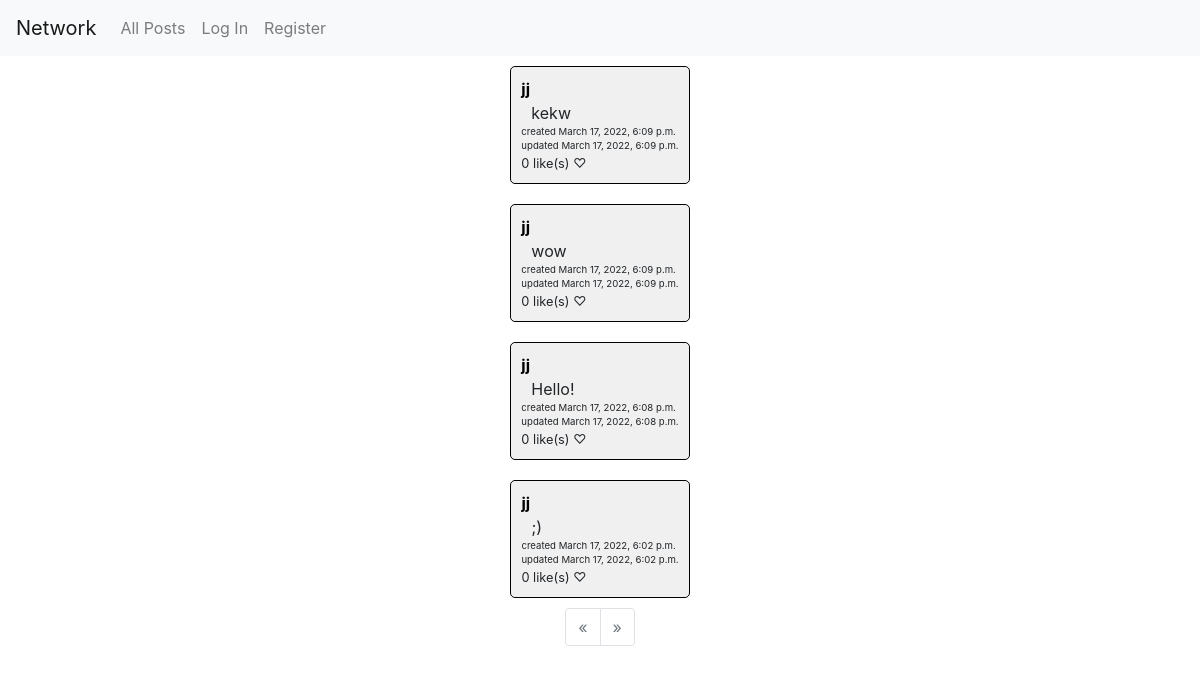
Page /?page=2 on the earlier database version.
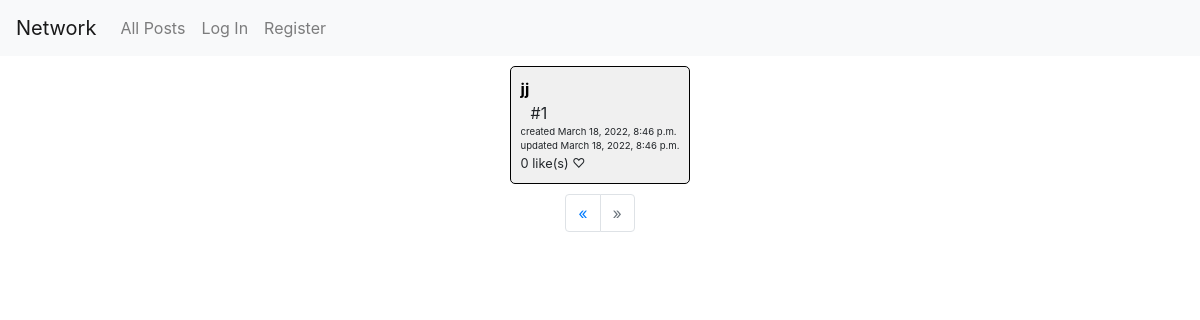
Same page on the later database version.
### network/models.py (models this page shows, shortened)
class Post(models.Model):
    user = models.ForeignKey(
        User, on_delete=models.CASCADE, related_name="posts")
    content = models.TextField()
    created_at = models.DateTimeField(auto_now_add=True)
    updated_at = models.DateTimeField(auto_now=True)

class User(AbstractUser):
    liked_posts = models.ManyToManyField(
        "Post", related_name="liked", blank=True)
    followed_users = models.ManyToManyField(
        "self", related_name="users_following", blank=True, symmetrical=False)

### network/views.py (the view)
# urls.py: path("", views.index, name="index"),
def index(request):
    page = request.GET.get("page", 1)
    posts = Post.objects.order_by("-created_at")
    paginator = Paginator(posts, 10)
    page_obj = paginator.get_page(page)
    return render(request, "network/index.html", {
        "page_obj": page_obj
    })

### network/templatetags/helpers.py (called while the page is built)
@register.filter
def all(queryset):
    return queryset.all()

### network/templates/network/index.html
{% extends "network/layout.html" %}
{% load helpers %}
{% block body %}
    {% for post in page_obj.object_list %}
      {% include "post.html" with post=post %}
    {% endfor %}
    <ul class="pagination">
      {% if not page_obj.has_previous %}
        <li class="page-item disabled" tabindex="-1" aria-disabled="true">
          <span class="page-link">&laquo;</span>
        </li>
      {% else %}
        <li class="page-item">
          <a class="page-link" href="?page={{ page_obj.previous_page_number }}">&laquo;</a>
        </li>
      {% endif %}
      {% if not page_obj.has_next %}
        <li class="page-item disabled" tabindex="-1" aria-disabled="true">
          <span class="page-link">&raquo;</span>
        </li>
      {% else %}
        <li class="page-item">
          <a class="page-link" href="?page={{ page_obj.next_page_number }}">&raquo;</a>
        </li>
      {% endif %}
    </ul>
{% endblock %}

### network/templates/network/layout.html (shortened to what this page needs)
{% load static %}
<!DOCTYPE html>
<html lang="en">
    <head>
        <link rel="stylesheet" href="https://stackpath.bootstrapcdn.com/bootstrap/4.4.1/css/bootstrap.min.css">
        <link href="{% static 'network/styles.css' %}" rel="stylesheet">
    </head>
    <body>
        <nav class="navbar navbar-expand-lg navbar-light bg-light">
            <a class="navbar-brand" href="#">Network</a>
            <div>
              <ul class="navbar-nav mr-auto">
                <li class="nav-item">
                  <a class="nav-link" href="{% url 'index' %}">All Posts</a>
                </li>
                {% if user.is_authenticated %}
                    <li class="nav-item">
                      <a class="nav-link" href="{% url 'new-post' %}">New Post</a>
                    </li>
                    <li class="nav-item">
                        <a class="nav-link" href="{% url 'following' %}">Following</a>
                    </li>
                    <li class="nav-item">
                        <a class="nav-link" href="{% url 'logout' %}">Log Out</a>
                    </li>
                {% else %}
                    <li class="nav-item">
                        <a class="nav-link" href="{% url 'login' %}">Log In</a>
                    </li>
                    <li class="nav-item">
                        <a class="nav-link" href="{% url 'register' %}">Register</a>
                    </li>
                {% endif %}
              </ul>
            </div>
          </nav>
        <div class="body">
            {% block body %}
            {% endblock %}
        </div>
    </body>
</html>

### network/templates/post.html (shortened to what this page needs)
{% load helpers %}
<div class="post" id="post-{{ post.id }}" data-post-id="{{ post.id }}">
    <a href="{% url 'profile' post.user.id %}" class="post-author">{{ post.user }}</a>
    <span class="post-content">{{ post.content }}</span>
    <span class="post-created-at">created {{ post.created_at }}</span>
    <span class="post-updated-at">updated {{ post.updated_at }}</span>
    <div class="post-likes-container">
      <span class="post-likes">{{ post.liked|all|length }} like(s)</span>
      {% if post in request.user.liked_posts|all %}
        <span class="post-like post-liked">♥</span>
      {% else %}
        <span class="post-like">♡</span>
      {% endif %}
    </div>
</div>

### network/static/network/styles.css (style rules this page uses)
.body { display: flex; flex-direction: column; align-items: center; justify-content: center; }
.post-author { font-weight: bolder; display: block; }
.post-content { display: block; padding-left: 10px; }
.post-created-at, .post-updated-at { display: block; font-size: 0.6em; }
.post-likes-container { display: block; font-size: 0.8em; }
.post { margin: 10px; padding: 10px; border: 1px solid black; border-radius: 5px; background-color: #f0f0f0; }
.post-author { color: black; }
.post-like { cursor: pointer; }

Differences in the rows shown:
removed Post: user "jj", content "kekw", created_at "March 17, 2022, 6:09 p.m.", updated_at "March 17, 2022, 6:09 p.m.", liked|all "0"
removed Post: user "jj", content "wow", created_at "March 17, 2022, 6:09 p.m.", updated_at "March 17, 2022, 6:09 p.m.", liked|all "0"
removed Post: user "jj", content "Hello!", created_at "March 17, 2022, 6:08 p.m.", updated_at "March 17, 2022, 6:08 p.m.", liked|all "0"
removed Post: user "jj", content ";)", created_at "March 17, 2022, 6:02 p.m.", updated_at "March 17, 2022, 6:02 p.m.", liked|all "0"
added Post: user "jj", content "#1", created_at "March 18, 2022, 8:46 p.m.", updated_at "March 18, 2022, 8:46 p.m.", liked|all "0"
